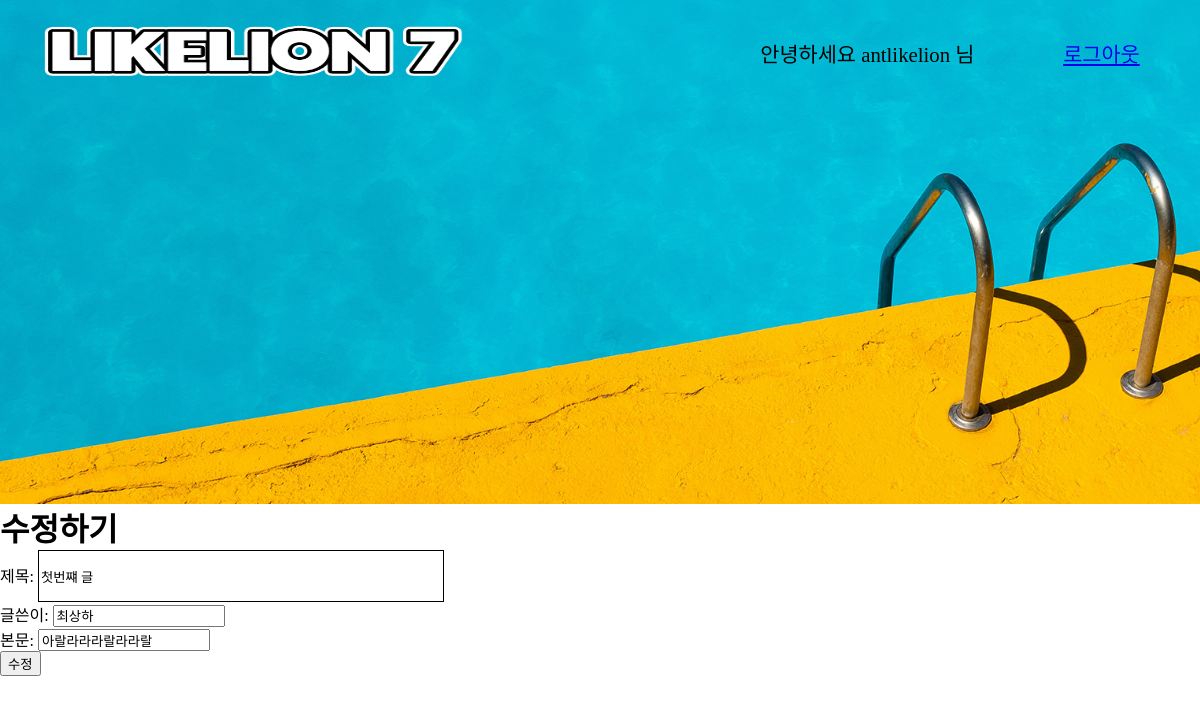
/edit/13/ (signed in), run on the app's committed database.
### blog/models.py (models this page shows, shortened)
class Post(models.Model):
    Title = models.CharField(max_length=200)
    Writer = models.CharField(max_length=100)
    Contents = models.TextField()
    Created_date = models.DateTimeField(default=timezone.now)

### blog/views.py (the view)
# urls.py: path('edit/<int:post_pk>/', views.edit, name='edit'),
def edit(request, post_pk):
    post = Post.objects.get(pk=post_pk)
    if request.method == "POST":
        form = PostForm(request.POST, instance=post)
        form.save()
        return redirect('detail', post.pk)
    else:
        form = PostForm(instance=post)
        return render(request, 'edit.html', {'form': form})

### blog/forms.py
class PostForm(forms.ModelForm):
    class Meta:
        model = Post
        fields = ('Title', 'Writer', 'Contents',)
        widgets = {
            'Title': forms.TextInput(attrs={'class': 'title', 'placeholder': '제목을 입력해주세요'}),
            'Writer': forms.TextInput(attrs={'class': 'writer'}),
            'Contents': forms.TextInput(attrs={'class': 'contents'})
        }
        labels = {
            'Title': '제목',
            'Writer': '글쓴이',
            'Contents': '본문'
        }

### blog/templates/edit.html (shortened to what this page needs)
{% extends 'base.html' %}
{% block content %}
<div class="edit">
    <div class="editHeader">
        <h1>수정하기</h1>
    </div>
    <div class="editContents">
        <form method="POST">
            {{ form.as_p }}
            <button class="Btn">수정</button>
        </form>
    </div>
    {% endblock %}

### blog/templates/base.html (shortened to what this page needs)
<!DOCTYPE html>
<html lang="en">
    {% load staticfiles %}
    <head>
        <link rel="stylesheet" type="text/css" href="{% static 'base.css'%}" />
    </head>
    <body>
        <div class="header">
            <div class="navbar">
                <a href="{% url 'home' %}" class="navLogo_a">
                    <img class="navLogo" src="/static/logo2.png" alt="logo" />
                </a>
                <div class="navInfo">
                    {% if user.is_authenticated %}
                    <p>안녕하세요 {{ user.username }} 님</p>
                    <a href="{% url 'logout' %}">로그아웃</a>
                    {% endif %}
                </div>
            </div>
        </div>
        {% block content %} {% endblock %}
    </body>
</html>

### static/base.css (style rules this page uses)
* { margin: 0%; font-family: 'AppleSDGothicNeoR00'; }
.header { margin: auto; width: 100%; height: 63vh; background-image: url('./summer.jpg'); background-size: cover; font-size: 1.3rem; }
.navbar { display: flex; justify-content: space-between; align-items: center; width: 100%; height: 5rem; padding-top: 0.8rem; }
.navLogo_a { width: 40%; margin-left: 1rem; }
.navLogo { width: 100%; height: 136px; }
.navInfo { display: flex; justify-content: space-around; align-items: center; width: 39%; padding-right: 1rem; }
.title { width: 400px; height: 3rem; background: white; border: 1px solid black; }

### data on the page
Post: Title "첫번쨰 글", Writer "최상하", Contents "아랄라라라랄라라랄"

### other printed values
{{ user.username }} "antlikelion"
